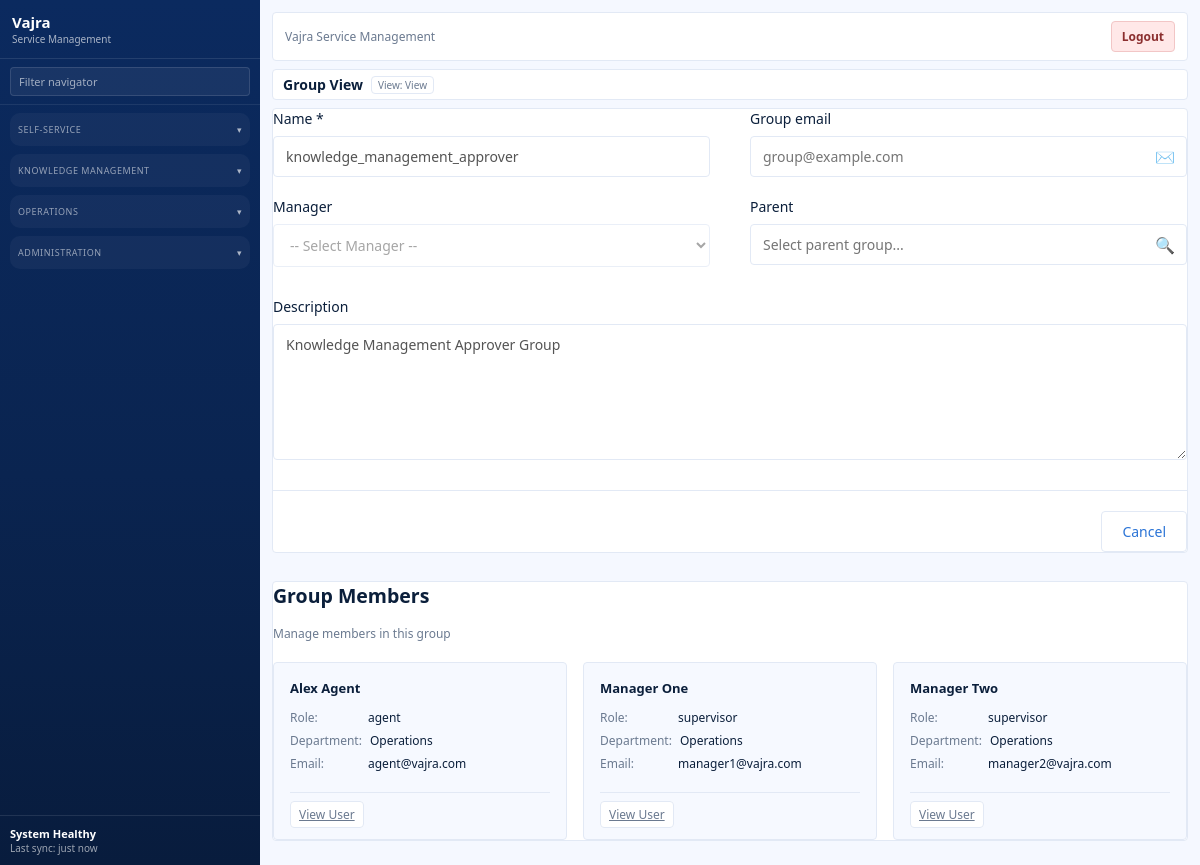
Page /admin/groups/2 on the committed database.
### models/admin.py (models this page shows)
class Group(Base):
    __tablename__ = "groups"
    id = Column(Integer, primary_key=True, index=True)
    name = Column(String(100), unique=True, nullable=False)
    description = Column(String(500), default="")
    user_ids = Column(JSON, default=list)
    member_count = Column(Integer, default=0)
    data = Column(JSON, default=dict, nullable=False)
    created_at = Column(DateTime(timezone=True), server_default=func.now(), nullable=False)

class User(Base):
    __tablename__ = "users"
    id = Column(Integer, primary_key=True, index=True)
    username = Column(String(150), unique=True, nullable=False)
    email = Column(String(200), unique=True, nullable=False)
    full_name = Column(String(200), nullable=False, default="")
    password_hash = Column(String(255), nullable=False)
    role = Column(String(50), nullable=False, default="agent")
    license_type = Column(String(50), default="Standard")
    department = Column(String(100), default="")
    location = Column(String(100), default="")
    employee_id = Column(String(50), unique=True, nullable=True)
    specialization = Column(String(200), default="")
    phone = Column(String(20), default="")
    hire_date = Column(DateTime(timezone=True), nullable=True)
    status = Column(String(20), default="Active")
    is_active = Column(Boolean, default=True, nullable=False)
    data = Column(JSON, default=dict)
    created_at = Column(DateTime(timezone=True), server_default=func.now(), nullable=False)

### routers/admin.py (the view)
@router.get("/admin/groups/{group_id}")
def view_group_page(group_id: int, request: Request, db: Session = Depends(get_db)):
    group = db.query(Group).filter(Group.id == group_id).first()
    if not group:
        sample_groups = _get_sample_groups()
        sample_g = next((g for g in sample_groups if g["id"] == group_id), None)
        if sample_g:
            group = Group(
                id=group_id,
                name=sample_g["name"],
                description=sample_g["description"],
                user_ids=sample_g["user_ids"],
                member_count=sample_g["member_count"],
                data={},
            )
            db.add(group)
            db.commit()
            db.refresh(group)
        else:
            return redirect_with_flash("/admin/groups", request, "Group not found.", "error")
    db_users = db.query(User).all()
    user_map = {u.id: {
        "id": u.id,
        "full_name": u.full_name,
        "role": u.role,
        "department": u.department,
        "email": u.email,
        "status": u.status
    } for u in db_users}
    if not user_map:
        for u in _get_sample_users():
            user_map[u["id"]] = u
    group_users = [user_map[uid] for uid in (group.user_ids or []) if uid in user_map]
    group_dict = {
        "id": group.id,
        "name": group.name,
        "description": group.description,
        "user_ids": group.user_ids or [],
        "member_count": group.member_count or 0,
        **(group.data or {})
    }
    context = build_template_context(request, group=group_dict, group_users=group_users, mode="view")
    return templates.TemplateResponse(request, "group_config.html", context)

### templates/group_config.html (shortened to what this page needs)
{% extends "base.html" %}
{% block content %}
<section class="list-shell">
  <div class="list-bar">
    <div class="list-title">
      <h1>Group {% if mode == 'edit' %}Edit{% elif mode == 'view' %}View{% else %}New record{% endif %}</h1>
      <span class="pill">View: {% if mode == 'edit' %}Edit{% elif mode == 'view' %}View{% else %}Form{% endif %}</span>
    </div>
  </div>
  <div class="list-card">
    <form method="POST" action="{% if mode == 'edit' %}/admin/groups/{{ group.id }}{% else %}/admin/groups{% endif %}" class="si-form">
      <div class="form-grid">
        <div class="form-column">
          <div class="form-group">
            <label for="name">Name *</label>
            <input
              type="text"
              id="name"
              name="name"
              required
              placeholder="Group name"
              value="{{ group.name if group else '' }}"
              {% if mode == 'view' %}disabled{% endif %}
            />
          </div>
          <div class="form-group">
            <label for="manager_id">Manager</label>
            <select
              id="manager_id"
              name="manager_id"
              {% if mode == 'view' %}disabled{% endif %}
            >
              <option value="">-- Select Manager --</option>
            </select>
          </div>
        </div>
        <div class="form-column">
          <div class="form-group">
            <label for="group_email">Group email</label>
            <div class="email-input">
              <input
                type="email"
                id="group_email"
                name="group_email"
                placeholder="group@example.com"
                value="{{ group.group_email if group else '' }}"
                {% if mode == 'view' %}disabled{% endif %}
              />
              <span class="email-icon">✉️</span>
            </div>
          </div>
          <div class="form-group">
            <label for="parent">Parent</label>
            <div class="search-input">
              <input
                type="text"
                id="parent"
                name="parent"
                placeholder="Select parent group..."
                value="{{ group.parent if group else '' }}"
                {% if mode == 'view' %}disabled{% endif %}
              />
              <span class="search-icon">🔍</span>
            </div>
          </div>
        </div>
      </div>
      <div class="form-group" style="margin-top: 20px;">
        <label for="description">Description</label>
        <textarea
          id="description"
          name="description"
          placeholder="Describe the purpose and responsibilities of this group"
          rows="6"
          {% if mode == 'view' %}disabled{% endif %}
        >{{ group.description if group else '' }}</textarea>
      </div>
      <div class="form-actions">
        <a href="/admin/groups" class="button ghost">Cancel</a>
      </div>
    </form>
  </div>
  {% if group %}
  <div class="list-card" style="margin-top: 20px;">
    <h2 style="margin-top: 0;">Group Members</h2>
    <p style="color: var(--si-muted); font-size: 12px; margin-bottom: 20px;">Manage members in this group</p>
    {% if group_users %}
    <div class="members-grid">
      {% for user in group_users %}
      <div class="member-card">
        <div class="member-header">
          <strong>{{ user.full_name }}</strong>
        </div>
        <div class="member-info">
          <div class="info-row">
            <span class="label">Role:</span>
            <span class="value">{{ user.role }}</span>
          </div>
          <div class="info-row">
            <span class="label">Department:</span>
            <span class="value">{{ user.department }}</span>
          </div>
          <div class="info-row">
            <span class="label">Email:</span>
            <span class="value">{{ user.email }}</span>
          </div>
        </div>
        <div class="member-actions">
          <a href="/admin/users/{{ user.id }}" class="ghost small">View User</a>
        </div>
      </div>
      {% endfor %}
    </div>
    {% else %}
    <div style="padding: 20px; background: var(--si-surface); border-radius: 4px; text-align: center; color: var(--si-muted);">
      No members in this group yet. Add members after saving the group.
    </div>
    {% endif %}
  </div>
  {% endif %}
</section>
{% endblock %}

### static/css/styles.css (style rules this page uses)
:root { --si-bg: #f5f8ff; --si-panel: #ffffff; --si-surface: #f6f9ff; --si-sidebar: #0f2e63; --si-sidebar-accent: #113a7a; --si-primary: #2b74d6; --si-primary-2: #1c59b3; --si-secondary: #0f172a; --si-text: #0b1f3b; --si-muted: #6b7a90; --si-card: #ffffff; --si-border: #e2e9f5; --si-shadow: 0 12px 28px rgba(15, 40, 90, 0.08); --si-shadow-soft: 0 6px 16px rgba(15, 40, 90, 0.06); }
* { box-sizing: border-box; }
body.si-app { background: var(--si-bg); font-family: "IBM Plex Sans", "Segoe UI", sans-serif; color: var(--si-text); margin: 0; font-size: 13px; }
.list-shell { display: grid; gap: 8px; }
.list-bar, .list-footer { background: #ffffff; border: 1px solid var(--si-border); border-radius: 4px; padding: 5px 10px; display: flex; align-items: center; justify-content: space-between; font-size: 12px; }
.list-title { display: flex; align-items: center; gap: 8px; flex-wrap: wrap; }
.list-title h1 { margin: 0; font-size: 14px; }
.pill { background: transparent; border: 1px solid var(--si-border); color: var(--si-muted); padding: 1px 6px; border-radius: 4px; font-size: 10px; }
.list-card { background: #ffffff; border: 1px solid var(--si-border); border-radius: 4px; box-shadow: none; overflow: hidden; }
.ghost, .small { border-radius: 4px; border: 1px solid var(--si-border); padding: 4px 8px; background: #ffffff; color: var(--si-muted); cursor: pointer; font-size: 11px; }

### templates/group_config.html (style rules this page uses)
.form-grid { display: grid; grid-template-columns: 1fr 1fr; gap: 40px; margin-bottom: 30px; }
.form-column { display: flex; flex-direction: column; gap: 20px; }
.form-group { display: flex; flex-direction: column; gap: 8px; }
.form-group label { font-weight: 500; color: var(--si-text); font-size: 14px; }
.form-group input[type="text"], .form-group input[type="email"], .form-group textarea, .form-group select { padding: 10px 12px; border: 1px solid var(--si-border); border-radius: 4px; font-size: 14px; font-family: inherit; background: white; }
.search-input, .email-input { position: relative; }
.search-input input, .email-input input { width: 100%; padding-right: 36px; }
.search-icon, .email-icon { position: absolute; right: 12px; top: 50%; transform: translateY(-50%); font-size: 16px; color: var(--si-muted); pointer-events: none; }
.form-actions { display: flex; gap: 12px; justify-content: flex-end; padding-top: 20px; border-top: 1px solid var(--si-border); margin-top: 30px; }
.button { padding: 10px 20px; border: none; border-radius: 4px; font-size: 14px; cursor: pointer; font-weight: 500; text-decoration: none; display: inline-flex; align-items: center; gap: 8px; }
.button.ghost { background: transparent; color: var(--si-primary); border: 1px solid var(--si-border); }
.members-grid { display: grid; grid-template-columns: repeat(auto-fill, minmax(280px, 1fr)); gap: 16px; }
.member-card { border: 1px solid var(--si-border); border-radius: 4px; padding: 16px; background: var(--si-surface); display: flex; flex-direction: column; gap: 12px; }
.member-header { font-weight: 600; color: var(--si-text); }
.member-info { display: flex; flex-direction: column; gap: 6px; font-size: 12px; }
.info-row { display: flex; gap: 8px; }
.info-row .label { color: var(--si-muted); min-width: 70px; }
.info-row .value { color: var(--si-text); font-weight: 500; }
.member-actions { margin-top: 8px; padding-top: 12px; border-top: 1px solid var(--si-border); }
.member-actions a { font-size: 12px; }

### rows in the picture
Group: name "knowledge_management_approver", description "Knowledge Management Approver Group"
User: full_name "Alex Agent", role "agent", department "Operations", email "agent@vajra.com"
User: full_name "Manager One", role "supervisor", department "Operations", email "manager1@vajra.com"
User: full_name "Manager Two", role "supervisor", department "Operations", email "manager2@vajra.com"
